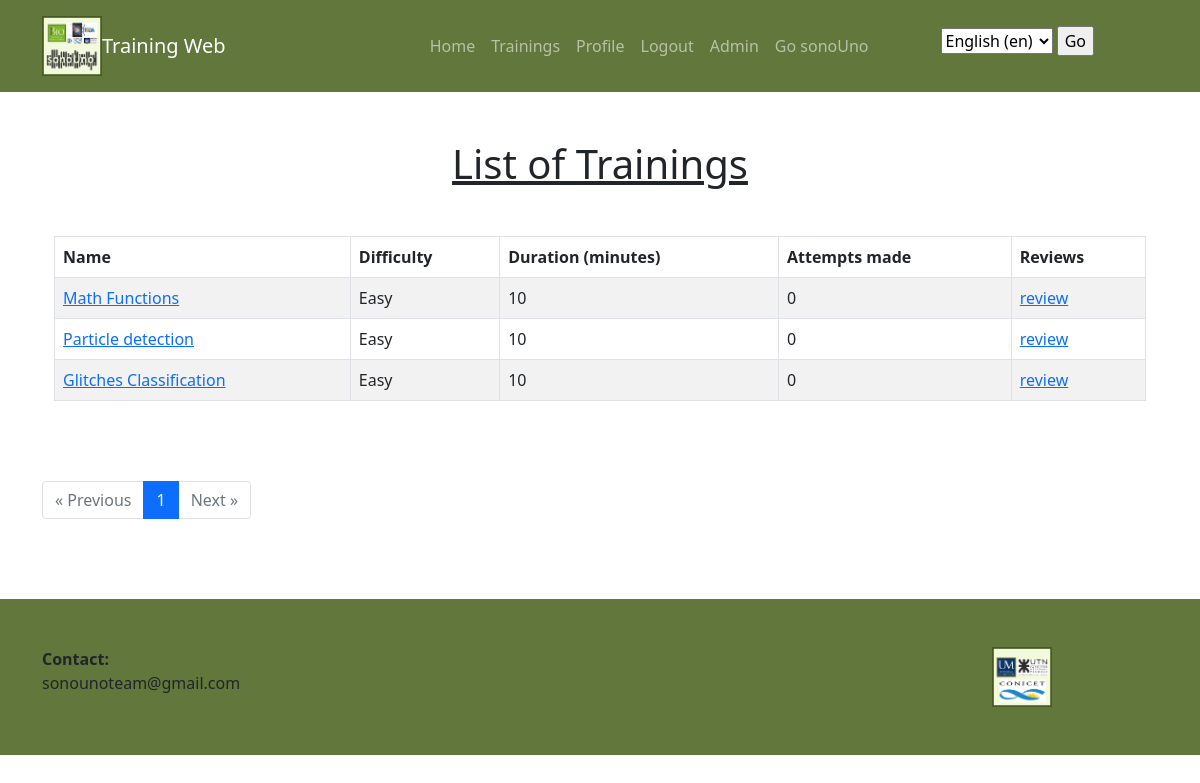
The app's page /trainingApp/ (signed in) with its own data.
### trainingApp/models.py (models this page shows, shortened)
class Training(models.Model):
    class TrainingType(models.TextChoices):
        Easy = 'Easy'
        Intemediate = 'Intemediate'
        Advanced = 'Advanced'
    class StateTraining(models.TextChoices):
        Active = 'Active'
        inactive = 'Inactive'
        in_progress = 'in_progress'
    name_training = models.CharField(max_length=200)
    pub_date = models.DateTimeField("upload date", auto_now_add=True)
    modificationDate = models.DateTimeField(auto_now= True)
    difficulty = models.CharField(
        max_length=20,
        choices=TrainingType.choices,
        default=TrainingType.Easy
    )
    estimatedDuration = models.IntegerField(default=0)
    state_training= models.CharField(
        max_length=20,
        choices=StateTraining.choices,
        default=StateTraining.in_progress
    )
    def get_num_trainee_trainings(self, trainee_id):
        return TraineeTraining.objects.filter(training=self, trainee_id=trainee_id).count()

### trainingApp/views.py (the view)
# urls.py: path("", login_required(TrainingList.as_view()), name="training_List"),
class TrainingList(ListView):
    model = Training
    template_name = "trainingApp/training_List.html"
    context_object_name = "training_list"
    queryset = Training.objects.filter(state_training = 'Active').order_by('id')
    paginate_by = 5  # Especifica la cantidad de objetos por página
    def get_context_data(self, **kwargs):
        context = super().get_context_data(**kwargs)
        user = self.request.user
        trainee = Trainee.objects.get(user_id=user.id)
        context['num_trainee_trainings'] = {training.id: training.get_num_trainee_trainings(trainee.id) for training in context['training_list']}
        return context

### trainingApp/templatetags/custom_filters.py (called while the page is built)
@register.filter
def get_value(dictionary, key):
    return dictionary.get(key, 0)

### trainingApp/templates/trainingApp/training_List.html
{% extends "base.html" %}
{% block content %}
{% load custom_filters %}
<main class="mt-5">
    <h1>List of Trainings</h1>
    <div class="container">
        {% if training_list %}
            <table class="table table-striped table-bordered">
                <thead>
                    <tr>
                        <th>Name</th>
                        <th>Difficulty</th>
                        <th>Duration (minutes)</th>
                        <th>Attempts made</th>
                        <th>Reviews</th>
                    </tr>
                </thead>
                <tbody>
                    {% for training in training_list %}
                        <tr>
                            <td>
                                <a href="{% url 'trainingApp:forms' training.id %}" class="text-primary">{{ training.name_training }}</a>
                            </td>
                            <td>{{ training.difficulty }}</td>
                            <td>{{ training.estimatedDuration }}</td>
                            <td>{{ num_trainee_trainings|get_value:training.id }}</td>
                            <td>
                                <a href="{% url 'trainingApp:review_list' training.id %}" class="text-primary">review</a>
                            </td>
                        </tr>
                    {% endfor %}
                </tbody>
            </table>
        {% else %}
            <p class="lead">Sorry, no trainings are available.</p>
        {% endif %}
    </div>
</main>
<div class="mt-4">
    <nav aria-label="Page navigation">
        <ul class="pagination">
            {% if page_obj.has_previous %}
                <li class="page-item">
                    <a href="?page={{ page_obj.previous_page_number }}" class="page-link" aria-label="Previous">
                        <span aria-hidden="true">&laquo; Previous</span>
                    </a>
                </li>
            {% else %}
                <li class="page-item disabled">
                    <span class="page-link" aria-hidden="true">&laquo; Previous</span>
                </li>
            {% endif %}
            {% for i in paginator.page_range %}
                <li class="page-item {% if i == page_obj.number %} active {% endif %}">
                    <a href="?page={{ i }}" class="page-link">{{ i }}</a>
                </li>
            {% endfor %}
            {% if page_obj.has_next %}
                <li class="page-item">
                    <a href="?page={{ page_obj.next_page_number }}" class="page-link" aria-label="Next">
                        <span aria-hidden="true">Next &raquo;</span>
                    </a>
                </li>
            {% else %}
                <li class="page-item disabled">
                    <span class="page-link" aria-hidden="true">Next &raquo;</span>
                </li>
            {% endif %}
        </ul>
    </nav>
</div>
{% endblock %}

### templates/base.html (shortened to what this page needs)
{% load static %}
{% load i18n %}
<!DOCTYPE html>
<html lang="en">
<head>
    <link href="https://cdn.jsdelivr.net/npm/bootstrap@5.0.2/dist/css/bootstrap.min.css" rel="stylesheet">
    <link rel="stylesheet" href="{% static 'trainingApp/style/style.css' %}">
</head>
<body>
    {% include 'navbar.html' %}
    <main>
        <div class="container my-4">
            {% block content %}
            {% endblock content %}
        </div>
    </main>
    {% include 'footer.html' %}
</body>
</html>

### templates/navbar.html (shortened to what this page needs)
{% load i18n %}
    <header>
        <nav class="navbar navbar-expand-lg py-3 navbar-dark back">
            <div class="container">
                <img src="/static/trainingApp/images/logo1.png" alt="Institute of Bioengineering, ITeDA and the sonoUno project. All of them involved in this training project" width="60" height="60">
                <a class="navbar-brand">
                    Training Web
                </a>
                <div class="collapse navbar-collapse" id="navbarNav">
                        <ul class="navbar-nav ms-auto">
                            <li class="nav-item">
                                <a href="/" class="nav-link">{% trans 'Home' %}</a>
                            </li>
                            {% if user.is_authenticated %}
                            <li class="nav-item">
                                <a class="nav-link" href="/trainingApp/">{% trans 'Trainings' %}</a>
                            </li>
                            <li>
                                <a class="nav-link" href="{% url 'userApp:profile' user.username %}">{% trans 'Profile' %}</a>
                            </li>
                            <li class="nav-item">
                                <a class="nav-link" href="/userApp/logout">{% trans 'Logout' %}</a>
                            </li>
                                {% if user.is_superuser %}
                                    <li class="nav-item">
                                        <a class="nav-link" href="/admin">{% trans 'Admin' %}</a>
                                    </li>
                                {% endif %}
                            {% endif %}
                            <li class="nav-item">
                                <a href="https://www.sonouno.org.ar/" target="_blank" class="nav-link">{% trans 'Go' %} sonoUno</a>
                            </li>
                            <li>
                                <form action="{% url 'set_language' %}" method="post">
                                    <select name="language" id="language_choice" class="custom-select">
                                        {% get_current_language as LANGUAGE_CODE %}
                                        {% get_available_languages as LANGUAGES %}
                                        {% get_language_info_list for LANGUAGES as languages %}
                                        {% for language in languages %}
                                        <option value="{{ language.code }}" {% if language.code == LANGUAGE_CODE %} selected {% endif %}>
                                            {{ language.name_local }} ({{ language.code }})
                                        </option>
                                        {% endfor %}
                                    </select>
                                    <input type="submit" value="Go">
                                </form>
                            </li>
                        </ul>
                </div>
            </div>
        </nav>
    </header>

### templates/message.html (shortened to what this page needs)
{% load i18n %}

### templates/footer.html
{% load i18n %}
    <footer class="bd-footer py-4 mt-5 back">
        <div class="container">
            <div class="row my-4">
                <div class="col-10">
                    <dt>{% translate 'Contact:' %}</dt>
                    <dd>sonounoteam@gmail.com</dd>
                </div>
                <div class="col-2">
                    <img src="/static/trainingApp/images/logo2.png" alt="Logos of the University of Mendoza, National Technological University and CONICET." width="60" height="60">
                </div>
            </div>
        </div>
    </footer>

### trainingApp/static/trainingApp/style/style.css (style rules this page uses)
.back { background-color: rgb(97, 119, 59); margin-top: auto; }
main { margin-top: 3rem; margin-bottom: 5rem; }
h1 { text-align: center; text-decoration-line: underline; margin-bottom: 3rem; }
form { padding: 0rem 4rem 0rem 4rem; }

### records on screen
Training: name_training "Math Functions", difficulty "Easy", estimatedDuration "10", id "0"
Training: name_training "Particle detection", difficulty "Easy", estimatedDuration "10", id "0"
Training: name_training "Glitches Classification", difficulty "Easy", estimatedDuration "10", id "0"

### other values on screen
{{ i }} "1"
form field language "English (en)"
